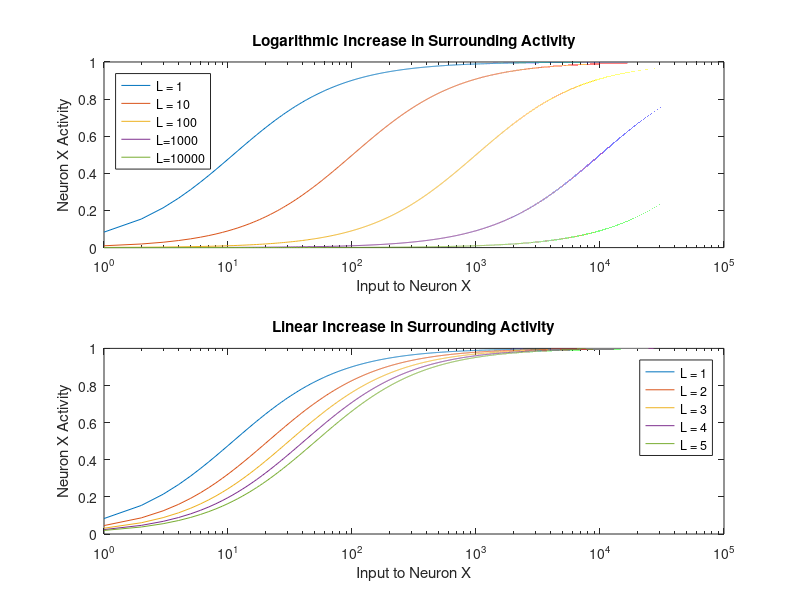

This figure's MATLAB source:
clear all
clc
close all 

a = .1; %controls degree of decay
b = 1; %upper bound
c = 1; %lower bound
L = 1; %the surrounding inputs to every neuron but neuron I
L2 = 10; %the following are logarithmic increases
L3 = 100;
L4  = 1000;
L5 =10000;
xactivity6 = []; %holds the value for neurons with different Ls
xactivity7 = []; 
xactivity8 = [];
xactivity9 = []; 
xactivity10 = [];
tic

for I = [.1:.1:10000] %various inputs to ith neuron, increasing in .1 intervals
    xi = (((b* I))/ (a + L+I)); %activity of the ith neuron solved in equilibrium
xactivity6 = [xactivity6 xi];
end 
figure ('Name', 'Effects of Increasing Surrounding Neuronal Activity', 'NumberTitle', 'off') %plotting graph items
subplot (2,1 ,1) 
semilogx(xactivity6) 
title ('Logarithmic Increase in Surrounding Activity')
ylabel('Neuron X Activity') 
xlabel ('Input to Neuron X') 
hold on 

for I = [.1:.1:10000]
    xi2 = ((b* I)/ (a + L2+I));
xactivity7 = [xactivity7 xi2];
end 

semilogx(xactivity7) 

for I = [.1:.1:10000]
    xi3 = ((b* I)/ (a + L3+I));
xactivity8 = [xactivity8 xi3];
end 

semilogx(xactivity8) 

for I = [.1:.1:10000]
    xi4 = ((b* I)/ (a + L4+I));
xactivity9 = [xactivity9 xi4];
end 

semilogx(xactivity9) 

for I = [.1:.1:10000]
    xi5 = ((b* I)/ (a + L5+I));
xactivity10 = [xactivity10 xi5];
end 

semilogx(xactivity10)
legend ('L = 1', 'L = 10', 'L = 100', 'L=1000', 'L=10000', 'Location', 'northwest') 

a = .1;
b = 1;
L = 1;
L2 = 2; 
L3 = 3;
L4  = 4;
L5 =5;
xactivity = [];
xactivity2 = []; 
xactivity3 = [];
xactivity4 = []; 
xactivity5 = [];

for I = [.1:.1:10000]
    xi = ((b* I)/ (a + L+I));
xactivity = [xactivity xi];
end 

subplot(2,1,2) 
semilogx(xactivity) 
title ('Linear Increase in Surrounding Activity')
ylabel('Neuron X Activity') 
xlabel ('Input to Neuron X')
hold on

for I = [.1:.1:10000]
    xi2 = ((b* I)/ (a + L2+I));
xactivity2 = [xactivity2 xi2];
end 

semilogx(xactivity2) 

for I = [.1:.1:10000]
    xi3 = ((b* I)/ (a + L3+I));
xactivity3 = [xactivity3 xi3];
end 

semilogx(xactivity3) 

for I = [.1:.1:10000]
    xi4 = ((b* I)/ (a + L4+I));
xactivity4 = [xactivity4 xi4];
end 

semilogx(xactivity4) 

for I = [.1:.1:10000]
    xi5 = ((b* I)/ (a + L5+I));
xactivity5 = [xactivity5 xi5];
end 

semilogx(xactivity5)

legend ('L = 1', 'L = 2', 'L = 3', 'L = 4', 'L = 5') 
hold off
toc






